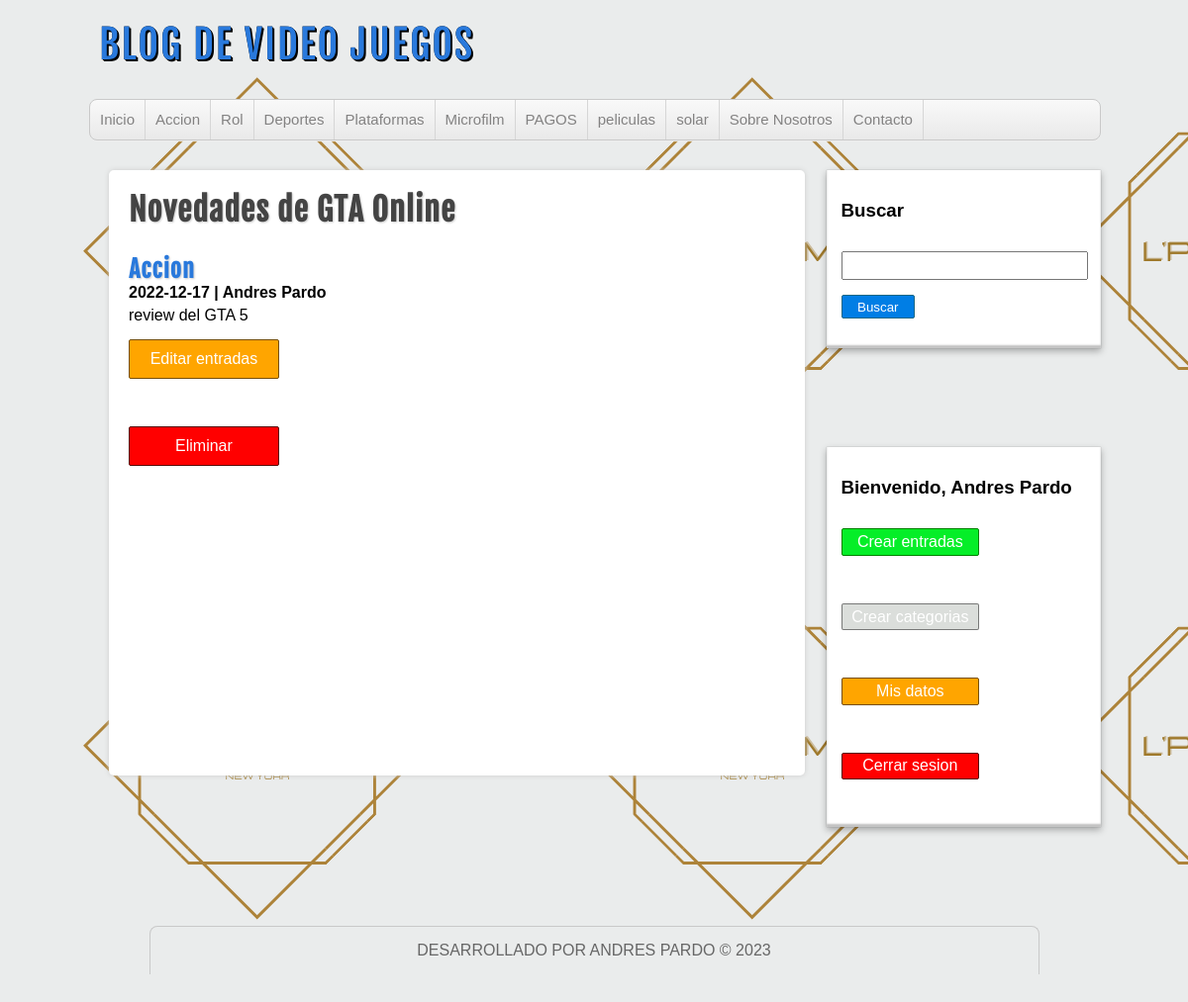
Screenshot of /master-php/proyecto-php/entrada.php?id=1 (signed in) with the database file from the repository.
### tables this page shows
CREATE TABLE IF NOT EXISTS `categorias` (
  `id` int NOT NULL AUTO_INCREMENT,
  `nombre` varchar(100) DEFAULT NULL,
  PRIMARY KEY (`id`)
);

CREATE TABLE IF NOT EXISTS `entradas` (
  `id` int NOT NULL AUTO_INCREMENT,
  `usuario_id` int NOT NULL,
  `categoria_id` int NOT NULL,
  `titulo` varchar(255) NOT NULL,
  `descripcion` mediumtext,
  `fecha` date NOT NULL,
  PRIMARY KEY (`id`),
  KEY `fk_entrada_usuario` (`usuario_id`),
  KEY `fk_entrada_categoria` (`categoria_id`)
);

### master-php/proyecto-php/includes/helpers.php (called while the page is built, shortened)
<?php
function conseguirCategorias($conexion)
{
    $sql = "SELECT * FROM categorias
    ORDER BY id ASC;";
    $categorias = mysqli_query($conexion, $sql);
    $resultado = array();
    if ($categorias && mysqli_num_rows($categorias) >= 1) {
        $resultado = $categorias;
    }
    return $resultado;
}
function conseguirEntrada($conexion, $id ){
    $sql = "SELECT e.*, c.nombre AS 'categoria', CONCAT(u.nombre, ' ', u.apellidos) AS usuario
            FROM entradas e
            INNER JOIN categorias c ON e.categoria_id = c.id
            INNER JOIN usuarios u ON e.usuario_id = u.id
            WHERE e.id = $id";
    $entrada = mysqli_query($conexion, $sql) or die ("No se ha podido ejecutar la consulta");
    $resultado = array();
    if($entrada && mysqli_num_rows($entrada) >= 1) {
        $resultado = mysqli_fetch_assoc($entrada);
    }
    return $resultado;
}
?>

### master-php/proyecto-php/entrada.php (the view, shortened to what this page needs)
<?php require_once 'includes/conexion.php'; ?>
<?php require_once 'includes/helpers.php'; ?>
<?php
$id =$_GET['id'];
$entrada_actual = conseguirEntrada($db, $id);
?>
<?php require_once 'includes/cabecera.php'; ?>
<?php require_once 'includes/lateral.php'; ?>
<div id="principal">
<h1><?=$entrada_actual['titulo']?></h1>
<a href="categoria.php?id=<?=$entrada_actual['categoria_id']?>">
<h2><?=$entrada_actual['categoria']?></h2>
</a>
<h4><?=$entrada_actual['fecha']?> | <?=$entrada_actual['usuario'] ?></h4>
 <p><?=$entrada_actual['descripcion']?></p>
 <?php if(isset($_SESSION["usuario"]) && $_SESSION['usuario']['id'] == $entrada_actual['usuario_id']):?>
<a href="editar-entrada.php?id=<?=$entrada_actual['id']?>" class="boton boton-naranja">Editar entradas</a> <br/>
<a href="borrar-entrada.php?id=<?=$entrada_actual['id']?>" class="boton boton-rojo">Eliminar</a> <br/>
<?php endif; ?>
</div>
<?php require_once 'includes/pie.php' ?>

### master-php/proyecto-php/includes/cabecera.php (shortened to what this page needs)
<?php
require_once 'conexion.php';
require_once 'includes/helpers.php';?>
<!DOCTYPE html>
<html lang="es">
<head>
    <link rel="stylesheet" type="text/css" href="./assets/css/style.css" />
</head>
<body>
    <header id="cabecera">
        <div id="logo">
            <a href="index.php">
                BLOG DE VIDEO JUEGOS
            </a>
        </div>
        <nav id="menu">
            <ul>
                <li>
                    <a href="index.php">Inicio</a>
                </li>
                <?php
                $categorias = conseguirCategorias($db);
                if (!empty($categorias)):
                    while ($categoria = mysqli_fetch_assoc($categorias)):
                        ?>
                        <li>
                            <a href="categoria.php?id=<?= $categoria['id'] ?>"><?= $categoria['nombre'] ?></a>
                        </li>
                        <?php
                    endwhile;
                endif;
                ?>
                <li>
                    <a href="index.php">Sobre Nosotros</a>
                </li>
                <li>
                    <a href="index.php">Contacto</a>
                </li>
            </ul>
        </nav>
    </header>
    <div id="contenedor">

### master-php/proyecto-php/assets/css/style.css (style rules this page uses)
* { margin: 0px; padding: 0px; font-family: sans-serif, Helvetica, Arial; text-decoration: none; }
body { background:url(../img/1.png) #f9f9f9 ; }
#cabecera { width: 85%; height: auto; background: transparent; margin: 0px auto; }
#logo { float:left; width:540px; height: 100px; }
#logo a { font-family: "fajala", Helvetica; font-size: 40px; letter-spacing: 2px; color:#2979DC; text-shadow: 0px 0px 0px black, 1px 1px 0px black, 2px 2px 0px black; transition: all 800ms; line-height: 90px; margin-left: 10px; }
#menu { clear: both; width: 100%; height: 40px; background: linear-gradient(to bottom, #f9f9f9 0px, #e9e9e9 100%); border: 1px solid #c9c9c9; border-radius: 8px; box-shadow: 0px 1px 1px #eee; overflow: hidden; }
#menu ul { list-style: none; }
#menu ul li { float: left; line-height: 40px; border-right: 1px solid #D6D6D6; }
#menu ul li a { display: block; padding-left: 10px; padding-right: 10px; font-size: 15px; color: #838282; }
#contenedor { width:85%; height: auto; margin: 0px auto; margin-top: 30px; margin-bottom: 30px; }
input[type ="button"], input[type ="submit"], .boton { display: block; border-radius: 2px; color: white; background: #007ee5; border: 1px solid #156785; cursor: pointer; padding: 1.5%; width: 30%; margin-top: 15px; margin-bottom: 15px; }
.boton { color: white !important; text-align: center; width: 130px; }
.boton-naranja { background: orange; border-color: rgb(118 78 4); color: white; }
.boton-rojo { color: white; background: red; border-color: rgb(85, 6, 3); }
#principal { float: left; width: 65%; min-height: 572px; background: white; border-radius: 5px; box-shadow: 0px 0px 5px #ccc; margin-left: 20px; padding: 20px; overflow: hidden; }
#principal a { color: #333; }
#principal h1 { font-size: 32px; color: #444; letter-spacing: 1px; text-shadow: 1px 1px 2px #ccc; font-family: "fajala"; }
#principal h2 { font-size: 20 px; color: #2979dc; text-shadow: 1px 1px 2px #ccc; letter-spacing: 1px; font-family: "fajala"; margin-top: 25px; }
#principal p { margin-top: 5px; }

### rows the page displays
categorias: nombre "Accion"
categorias: nombre "Rol"
categorias: nombre "Deportes"
categorias: nombre "Plataformas"
categorias: nombre "Microfilm"
categorias: nombre "PAGOS"
categorias: nombre "peliculas"
categorias: nombre "solar"
entradas: titulo "Novedades de GTA Online", categoria.nombre "Accion", fecha "2022-12-17", descripcion "review del GTA 5"

### other values shown
$_SESSION['usuario']['nombre'] "Andres"
$_SESSION['usuario']['apellidos'] "Pardo"
$entrada_actual['usuario'] "Andres Pardo"
